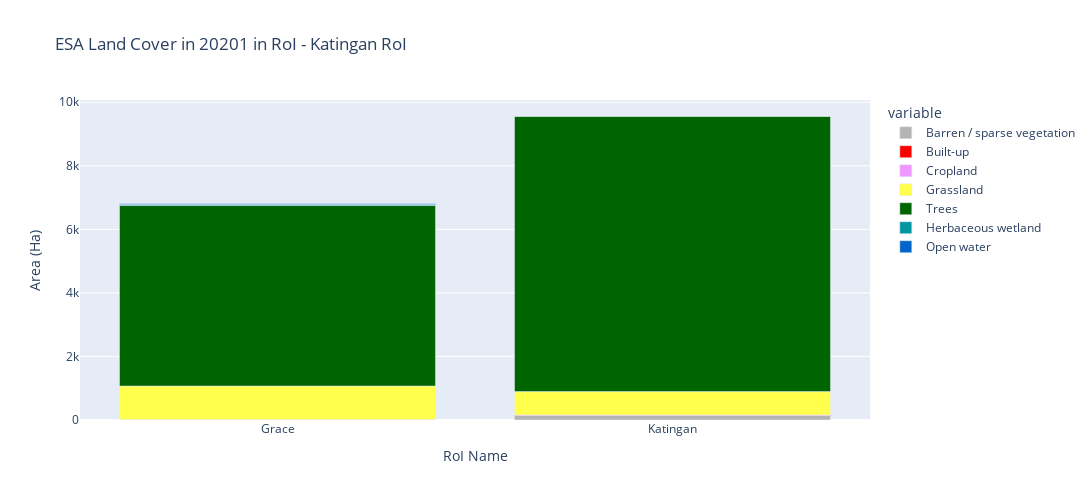

Notebook code for this chart:
### Code cell
# Degraded Peat area in RoI
fig_ESALC_2021 = px.bar(ESALC_roi_table, x = roi_column_name, y = landcover_list,
                         category_orders={"ESA Land Cover 2021": [ 'Trees','Shrubland','Grassland','Cropland','Built-up',
                                                                  'Barren / sparse vegetation','Snow and ice','Open water',
                                                                  'Herbaceous wetland','Mangroves','Moss and lichen'
                                                                 ]},
                         color_discrete_sequence = lc_colorlist,
                         width=1400, height=500, 
                         labels = {roi_column_name: "RoI Name", "value": "Area (Ha)"},
                         title ="ESA Land Cover in 20201 in RoI - " + projectname)
fig_ESALC_2021

### Figure 1 — Plotly figure (JSON) as saved in the notebook; plotly's stock layout.template omitted (floating-point values rounded to 4 significant figures)
{"data": [{"alignmentgroup": "True", "hovertemplate": "variable=Barren / sparse vegetation<br>RoI Name=%{x}<br>Area (Ha)=%{y}<extra></extra>", "legendgroup": "Barren / sparse vegetation", "marker": {"color": "#b4b4b4", "pattern": {"shape": ""}}, "name": "Barren / sparse vegetation", "offsetgroup": "Barren / sparse vegetation", "orientation": "v", "showlegend": true, "textposition": "auto", "type": "bar", "x": ["Grace", "Katingan"], "xaxis": "x", "y": [0.46, 144.8], "yaxis": "y"}, {"alignmentgroup": "True", "hovertemplate": "variable=Built-up<br>RoI Name=%{x}<br>Area (Ha)=%{y}<extra></extra>", "legendgroup": "Built-up", "marker": {"color": "#fa0000", "pattern": {"shape": ""}}, "name": "Built-up", "offsetgroup": "Built-up", "orientation": "v", "showlegend": true, "textposition": "auto", "type": "bar", "x": ["Grace", "Katingan"], "xaxis": "x", "y": [2.46, 11.6], "yaxis": "y"}, {"alignmentgroup": "True", "hovertemplate": "variable=Cropland<br>RoI Name=%{x}<br>Area (Ha)=%{y}<extra></extra>", "legendgroup": "Cropland", "marker": {"color": "#f096ff", "pattern": {"shape": ""}}, "name": "Cropland", "offsetgroup": "Cropland", "orientation": "v", "showlegend": true, "textposition": "auto", "type": "bar", "x": ["Grace", "Katingan"], "xaxis": "x", "y": [13.45, 4.74], "yaxis": "y"}, {"alignmentgroup": "True", "hovertemplate": "variable=Grassland<br>RoI Name=%{x}<br>Area (Ha)=%{y}<extra></extra>", "legendgroup": "Grassland", "marker": {"color": "#ffff4c", "pattern": {"shape": ""}}, "name": "Grassland", "offsetgroup": "Grassland", "orientation": "v", "showlegend": true, "textposition": "auto", "type": "bar", "x": ["Grace", "Katingan"], "xaxis": "x", "y": [1052.0, 732.3], "yaxis": "y"}, {"alignmentgroup": "True", "hovertemplate": "variable=Trees<br>RoI Name=%{x}<br>Area (Ha)=%{y}<extra></extra>", "legendgroup": "Trees", "marker": {"color": "#006400", "pattern": {"shape": ""}}, "name": "Trees", "offsetgroup": "Trees", "orientation": "v", "showlegend": true, "textposition": "auto", "type": "bar", "x": ["Grace", "Katingan"], "xaxis": "x", "y": [5683.0, 8671.0], "yaxis": "y"}, {"alignmentgroup": "True", "hovertemplate": "variable=Herbaceous wetland<br>RoI Name=%{x}<br>Area (Ha)=%{y}<extra></extra>", "legendgroup": "Herbaceous wetland", "marker": {"color": "#0096a0", "pattern": {"shape": ""}}, "name": "Herbaceous wetland", "offsetgroup": "Herbaceous wetland", "orientation": "v", "showlegend": true, "textposition": "auto", "type": "bar", "x": ["Grace", "Katingan"], "xaxis": "x", "y": [27.69, 0.32], "yaxis": "y"}, {"alignmentgroup": "True", "hovertemplate": "variable=Open water<br>RoI Name=%{x}<br>Area (Ha)=%{y}<extra></extra>", "legendgroup": "Open water", "marker": {"color": "#0064c8", "pattern": {"shape": ""}}, "name": "Open water", "offsetgroup": "Open water", "orientation": "v", "showlegend": true, "textposition": "auto", "type": "bar", "x": ["Grace", "Katingan"], "xaxis": "x", "y": [26.89, 2.87], "yaxis": "y"}], "layout": {"barmode": "relative", "height": 500, "legend": {"title": {"text": "variable"}, "tracegroupgap": 0}, "title": {"text": "ESA Land Cover in 20201 in RoI - Katingan RoI"}, "width": 1400, "xaxis": {"anchor": "y", "autorange": true, "domain": [0, 1], "range": [-0.5, 1.5], "title": {"text": "RoI Name"}, "type": "category"}, "yaxis": {"anchor": "x", "autorange": true, "domain": [0, 1], "range": [0, 10070.0], "title": {"text": "Area (Ha)"}, "type": "linear"}}}
